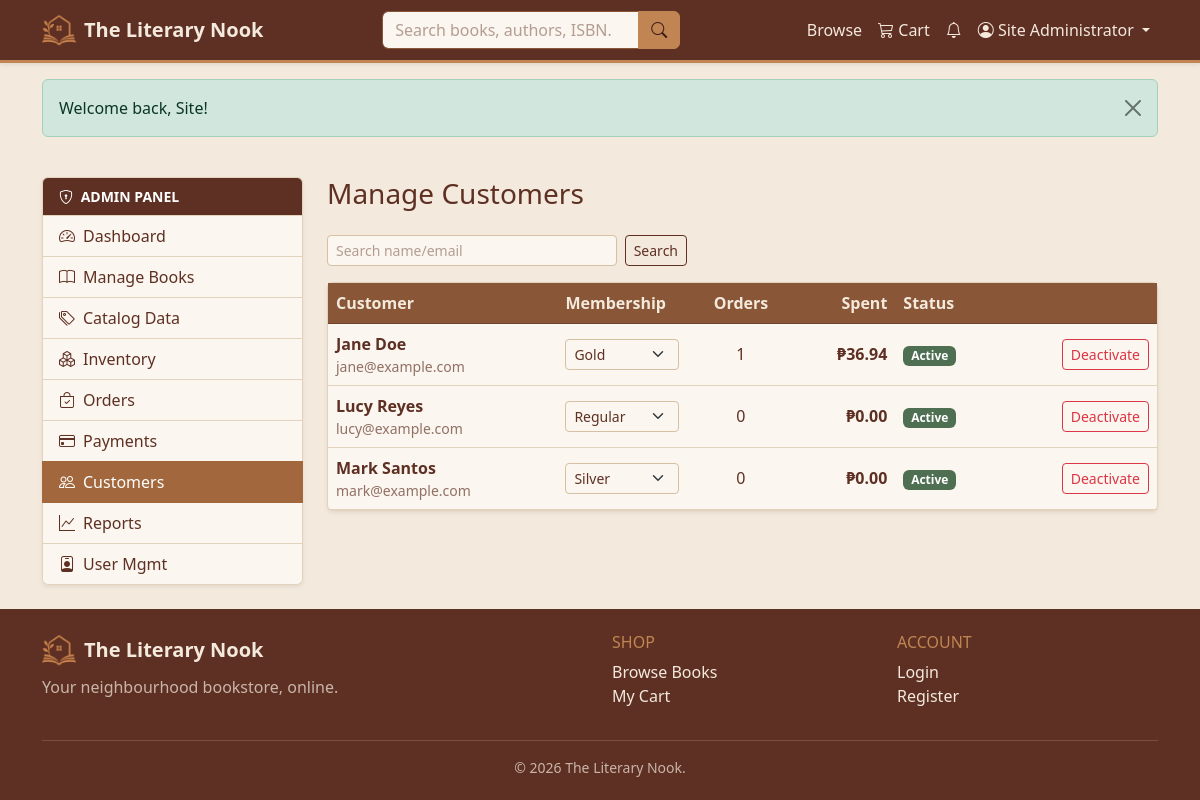
The page /admin/customers.php (signed in) on the database its author committed.
### tables this page shows
CREATE TABLE users (
    user_id            INT UNSIGNED     NOT NULL AUTO_INCREMENT,
    first_name         VARCHAR(50)      NOT NULL,
    last_name          VARCHAR(50)      NOT NULL,
    email              VARCHAR(120)     NOT NULL,
    password_hash      VARCHAR(255)     NOT NULL,       
    phone              VARCHAR(20)      DEFAULT NULL,
    avatar             VARCHAR(255)     DEFAULT NULL,   
    role               ENUM('customer','admin') NOT NULL DEFAULT 'customer',
    membership_status  ENUM('regular','silver','gold','vip') NOT NULL DEFAULT 'regular',
    is_active          TINYINT(1)       NOT NULL DEFAULT 1,
    created_at         TIMESTAMP        NOT NULL DEFAULT CURRENT_TIMESTAMP,
    updated_at         TIMESTAMP        NOT NULL DEFAULT CURRENT_TIMESTAMP
                                        ON UPDATE CURRENT_TIMESTAMP,
    PRIMARY KEY (user_id),
    UNIQUE KEY uq_users_email (email),
    KEY idx_users_role (role)
);

### functions/functions.php (called while the page is built, shortened)
<?php
function e($value): string
{
    return htmlspecialchars((string) $value, ENT_QUOTES, 'UTF-8');
}
function clean(?string $value): string
{
    return trim(strip_tags((string) $value));
}
function url(string $path = ''): string
{
    return BASE_URL . ltrim($path, '/');
}
function money($amount): string
{
    return CURRENCY . number_format((float) $amount, 2);
}

### config/database.php (called while the page is built, shortened)
<?php
try {
    $conn = mysqli_connect(DB_HOST, DB_USER, DB_PASS, DB_NAME);
    mysqli_set_charset($conn, 'utf8mb4');
} catch (mysqli_sql_exception $e) {
    error_log('Database connection failed: ' . $e->getMessage());
    http_response_code(503);
    echo '<div style="font-family:system-ui,sans-serif;max-width:640px;margin:3rem auto;'
       . 'padding:1.5rem;border:1px solid #e3d3bc;border-radius:.75rem">'
       . '<h3 style="color:#a8412f;margin-top:0">Service temporarily unavailable</h3>'
       . '<p>The site cannot reach its database right now. Please try again shortly.</p>'
       . '</div>';
    exit;
}
function db_types(array $params): string
{
    $types = '';
    foreach ($params as $p) {
        if (is_int($p))        $types .= 'i';
        elseif (is_float($p))  $types .= 'd';
        else                   $types .= 's';
    }
    return $types;
}
function db_run(string $sql, array $params = [], string $types = '')
{
    global $conn;
    $stmt = mysqli_prepare($conn, $sql);
    if ($params) {
        if ($types === '') $types = db_types($params);
        mysqli_stmt_bind_param($stmt, $types, ...$params);
    }
    mysqli_stmt_execute($stmt);
    return $stmt;
}
function db_all(string $sql, array $params = [], string $types = ''): array
{
    $stmt = db_run($sql, $params, $types);
    $res  = mysqli_stmt_get_result($stmt);
    $rows = mysqli_fetch_all($res, MYSQLI_ASSOC);
    return $rows;
}

### admin/customers.php (the view, shortened to what this page needs)
<?php
$q = clean($_GET['q'] ?? '');
$where = "u.role = 'customer'"; $params = [];
$customers = db_all(
    "SELECT u.*, COUNT(DISTINCT o.order_id) AS orders,
            COALESCE(SUM(CASE WHEN o.status IN('confirmed','shipped','delivered') THEN o.total_amount ELSE 0 END),0) AS spent
     FROM users u
     LEFT JOIN orders o ON o.user_id = u.user_id
     WHERE $where
     GROUP BY u.user_id
     ORDER BY spent DESC", $params);
include INCLUDES_PATH . '/header.php';
include INCLUDES_PATH . '/dash_open.php';
?>
<form method="get" class="d-flex gap-2 mb-3" style="max-width:360px;">
  <input type="text" name="q" class="form-control form-control-sm" placeholder="Search name/email" value="<?= e($q) ?>">
  <button class="btn btn-sm btn-outline-dark">Search</button>
</form>
<div class="card shadow-sm">
  <div class="table-responsive">
    <table class="table table-hover align-middle mb-0">
      <thead class="table-light"><tr><th>Customer</th><th>Membership</th><th class="text-center">Orders</th><th class="text-end">Spent</th><th>Status</th><th></th></tr></thead>
      <tbody>
      <?php if (!$customers): ?>
        <tr><td colspan="6"><div class="empty-state"><i class="bi bi-people d-block mb-2"></i>No customers found.</div></td></tr>
      <?php else: foreach ($customers as $c): ?>
        <tr class="<?= $c['is_active'] ? '' : 'table-secondary' ?>">
          <td>
            <a href="<?= url('admin/customer_detail.php?id='.(int)$c['user_id']) ?>" class="fw-semibold text-decoration-none text-dark"><?= e($c['first_name'].' '.$c['last_name']) ?></a>
            <div class="small text-muted"><?= e($c['email']) ?></div>
          </td>
          <td style="width:130px;">
            <form method="post" class="d-flex gap-1">
              <select name="membership" class="form-select form-select-sm" onchange="this.form.submit()">
                <?php foreach (['regular','silver','gold','vip'] as $m): ?>
                  <option value="<?= $m ?>" <?= $c['membership_status']===$m?'selected':'' ?>><?= ucfirst($m) ?></option>
                <?php endforeach; ?>
              </select>
            </form>
          </td>
          <td class="text-center"><?= (int)$c['orders'] ?></td>
          <td class="text-end fw-semibold"><?= money($c['spent']) ?></td>
          <td><?= $c['is_active'] ? '<span class="badge text-bg-success">Active</span>' : '<span class="badge text-bg-secondary">Inactive</span>' ?></td>
          <td class="text-end">
            <form method="post" class="d-inline"><?= csrf_field() ?>
              <button class="btn btn-sm btn-outline-<?= $c['is_active']?'danger':'success' ?>" data-confirm="<?= $c['is_active']?'Deactivate':'Activate' ?> this customer?">
                <?= $c['is_active'] ? 'Deactivate' : 'Activate' ?></button>
            </form>
          </td>
        </tr>
      <?php endforeach; endif; ?>
      </tbody>
    </table>
  </div>
</div>
<?php include INCLUDES_PATH . '/dash_close.php'; include INCLUDES_PATH . '/footer.php'; ?>

### assets/css/style.css (style rules this page uses)
:root { --ln-cream: #F3E9DC; --ln-caramel: #C08552; --ln-brownie: #5E3023; --ln-coffee: #895737; --ln-cream-100: #FBF6EF; --ln-cream-300: #E3D3BC; --ln-cream-400: #D6C0A3; --ln-caramel-600: #A2673C; --ln-caramel-700: #8F5A34; --ln-caramel-800: #7C4E2D; --ln-coffee-700: #6F452B; --ln-brownie-700: #4A2419; --ln-brownie-900: #3B1C14; --ln-caramel-soft: rgba(192, 133, 82, .14); --ln-brownie-muted: rgba(94, 48, 35, .68); --bs-primary: #A2673C; --bs-primary-rgb: 162, 103, 60; --bs-secondary: #895737; --bs-secondary-rgb: 137, 87, 55; --bs-info: #895737; --bs-info-rgb: 137, 87, 55; --bs-warning: #C08552; --bs-warning-rgb: 192, 133, 82; --bs-dark: #5E3023; --bs-dark-rgb: 94, 48, 35; --bs-light: #F3E9DC; --bs-light-rgb: 243, 233, 220; --bs-success: #4F6F52; --bs-success-rgb: 79, 111, 82; --bs-danger: #A8412F; --bs-danger-rgb: 168, 65, 47; --bs-body-bg: var(--ln-cream); --bs-body-color: var(--ln-brownie); --bs-body-color-rgb: 94, 48, 35; --bs-emphasis-color: var(--ln-brownie); --bs-heading-color: var(--ln-brownie); --bs-secondary-color: var(--ln-brownie-muted); --bs-tertiary-color: rgba(94, 48, 35, .5); --bs-secondary-bg: var(--ln-cream-300); --bs-secondary-bg-rgb: 227, 211, 188; --bs-tertiary-bg: var(--ln-cream); --bs-tertiary-bg-rgb: 243, 233, 220; --bs-border-color: var(--ln-cream-300); --bs-border-color-translucent: rgba(94, 48, 35, .16); --bs-code-color: var(--ln-coffee); --bs-link-color: var(--ln-coffee); --bs-link-color-rgb: 137, 87, 55; --bs-link-hover-color: var(--ln-brownie); --bs-link-hover-color-rgb: 94, 48, 35; --bs-focus-ring-color: rgba(192, 133, 82, .35); --bs-primary-bg-subtle: #F0E1D2; --bs-primary-border-subtle: var(--ln-cream-400); --bs-primary-text-emphasis: var(--ln-brownie); --bs-secondary-bg-subtle: #EFE2D4; --bs-secondary-border-subtle: var(--ln-cream-400); --bs-secondary-text-emphasis: var(--ln-coffee-700); --bs-info-bg-subtle: #EFE2D4; --bs-info-border-subtle: var(--ln-cream-400); --bs-info-text-emphasis: var(--ln-coffee-700); --bs-warning-bg-subtle: #F5E6D5; --bs-warning-border-subtle: var(--ln-cream-400); --bs-warning-text-emphasis: var(--ln-caramel-800); --bs-light-bg-subtle: var(--ln-cream-100); --bs-light-border-subtle: var(--ln-cream-300); --bs-dark-bg-subtle: var(--ln-cream-400); --bs-dark-border-subtle: var(--ln-coffee); --bs-dark-text-emphasis: var(--ln-brownie); }
body { font-family: 'Segoe UI', system-ui, -apple-system, sans-serif; background-color: var(--ln-cream); color: var(--ln-brownie); }
.btn-outline-dark { --bs-btn-color: var(--ln-brownie); --bs-btn-border-color: var(--ln-brownie); --bs-btn-hover-color: var(--ln-cream); --bs-btn-hover-bg: var(--ln-brownie); --bs-btn-hover-border-color: var(--ln-brownie); --bs-btn-active-color: var(--ln-cream); --bs-btn-active-bg: var(--ln-brownie-700); --bs-btn-active-border-color: var(--ln-brownie-700); --bs-btn-disabled-color: var(--ln-brownie-muted); --bs-btn-disabled-border-color: var(--ln-cream-400); }
.card { --bs-card-bg: var(--ln-cream-100); --bs-card-border-color: var(--ln-cream-300); --bs-card-cap-bg: var(--ln-cream-100); --bs-card-color: var(--ln-brownie); }
.table { --bs-table-color: var(--ln-brownie); --bs-table-bg: transparent; --bs-table-border-color: var(--ln-cream-300); --bs-table-striped-color: var(--ln-brownie); --bs-table-striped-bg: rgba(192, 133, 82, .07); --bs-table-hover-color: var(--ln-brownie); --bs-table-hover-bg: var(--ln-caramel-soft); }
.table thead th { white-space: nowrap; }
.table-light { --bs-table-color: var(--ln-cream); --bs-table-bg: var(--ln-coffee); --bs-table-border-color: var(--ln-coffee-700); --bs-table-striped-color: var(--ln-cream); --bs-table-hover-color: var(--ln-cream); --bs-table-hover-bg: var(--ln-coffee-700); }
.form-control, .form-select { background-color: var(--ln-cream-100); border-color: var(--ln-cream-400); color: var(--ln-brownie); }
.form-control::placeholder { color: rgba(94, 48, 35, .45); }

### rows shown on the page
users: first_name+last_name "Jane Doe", email "jane@example.com", membership "Gold", orders "1", spent "₱36.94", is_active "Active"
users: first_name+last_name "Lucy Reyes", email "lucy@example.com", membership "Regular", orders "0", spent "₱0.00", is_active "Active"
users: first_name+last_name "Mark Santos", email "mark@example.com", membership "Silver", orders "0", spent "₱0.00", is_active "Active"

### other values the page prints
SITE_NAME "The Literary Nook"
$u['name'] "Site Administrator"
$f['message'] "Welcome back, Site!"
$label "Dashboard"
$label "Manage Books"
$label "Catalog Data"
$label "Inventory"
$label "Orders"
$label "Payments"
$label "Customers"
$label "Reports"
$label "User Mgmt"
$dash_title "Manage Customers"
SITE_TAGLINE "Your neighbourhood bookstore, online."
